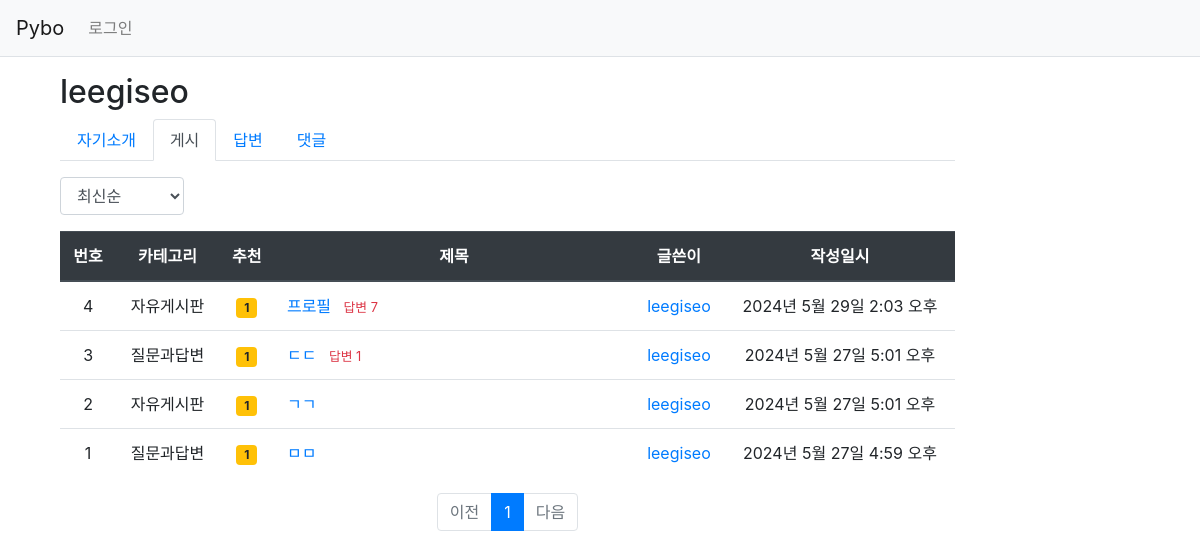
/pybo/profile/question/leegiseo/, run on the app's committed database.
### pybo/models.py (models this page shows, shortened)
class Question(models.Model):
    author = models.ForeignKey(User, on_delete=models.CASCADE, related_name='author_question')
    category = models.ForeignKey(Category, on_delete=models.CASCADE, related_name='category_question', default=1)
    subject = models.CharField(max_length=200)
    content = models.TextField()
    create_date = models.DateTimeField()
    modify_date = models.DateTimeField(null=True, blank=True)
    voter = models.ManyToManyField(User, related_name='voter_question')

class Category(models.Model):
    name = models.CharField(max_length=100, unique=True)
    def __str__(self):
        return self.name

### pybo/views/profile_views.py (the view)
# urls.py: path('profile/question/<str:username>/', profile_views.profile_question, name='profile_question'),
def profile_question(request, username):
    profile_user = get_object_or_404(User, username=username)
    page = request.GET.get('page', '1')  # 페이지
    so = request.GET.get('so', 'recent')  # 정렬기준
    question_list = Question.objects.filter(author=profile_user)
    if so == 'recommend':
        question_list = question_list.annotate(num_voter=Count('voter')).order_by('-num_voter', '-create_date')
    elif so == 'popular':
        question_list = question_list.annotate(num_answer=Count('answer')).order_by('-num_answer', '-create_date')
    else:  # recent
        question_list = question_list.order_by('-create_date')
    paginator = Paginator(question_list, 10)  # 페이지당 10개씩 보여주기
    page_obj = paginator.get_page(page)
    context = {'profile_user': profile_user, 'question_list': page_obj, 'page': page, 'so': so}
    return render(request, 'pybo/profile_question.html', context)

### pybo/templatetags/pybo_filter.py (called while the page is built)
@register.filter
def sub(value, arg):
    return value - arg

### templates/pybo/profile_question.html (shortened to what this page needs)
{% extends 'base.html' %}
{% load pybo_filter %}
{% block content %}
<div class="container my-3 d-flex">
    <div class="col-10 flex-grow-1">
        <h2>{{ profile_user.username }}</h2>
        <ul class="nav nav-tabs">
            <li class="nav-item">
                <a class="nav-link " href="{% url 'pybo:profile_introduction' username=profile_user.username %}">자기소개</a>
            </li>
            <li class="nav-item">
                <a class="nav-link active" href="{% url 'pybo:profile_question' username=profile_user.username %}">게시</a>
            </li>
            <li class="nav-item">
                <a class="nav-link " href="{% url 'pybo:profile_answer' username=profile_user.username %}">답변</a>
            </li>
            <li class="nav-item">
                <a class="nav-link " href="{% url 'pybo:profile_comment' username=profile_user.username %}">댓글</a>
            </li>
        </ul>
        <div class="row justify-content-between my-3">
            <div class="col-2">
                <select class="form-control so">
                    <option value="recent" {% if so == 'recent' %}selected{% endif %}>최신순</option>
                </select>
            </div>
        </div>
        <table class="table">
            <thead>
            <tr class="text-center thead-dark">
                <th>번호</th>
                <th >카테고리</th>
                <th>추천</th>
                <th style="width:40%">제목</th>
                <th>글쓴이</th>
                <th>작성일시</th>
            </tr>
            </thead>
            <tbody>
            {% if question_list %}
            {% for question in question_list %}
            <tr class="text-center">
                <td>
                    {{ question_list.paginator.count|sub:question_list.start_index|sub:forloop.counter0|add:1 }}
                </td>
                <td>
                    {{ question.category }}
                </td>
                <td>
                    {% if question.voter.all.count > 0 %}
                    <span class="badge badge-warning px-2 py-1">{{ question.voter.all.count }}</span>
                    {% endif %}
                </td>
                <td class="text-left">
                    <a href="{% url 'pybo:detail' question.id %}">{{ question.subject }}</a>
                    {% if question.answer_set.count > 0 %}
                    <span class="text-danger small ml-2">답변 {{ question.answer_set.count }}</span>
                    {% endif %}
                </td>
                <td>
                    <a href="{% url 'pybo:profile_question' question.author.username %}">{{ question.author.username }}</a>
                </td>
                <td>{{ question.create_date }}</td>
            </tr>
            {% endfor %}
            {% else %}
            <tr>
                <td colspan="3">질문이 없습니다.</td>
            </tr>
            {% endif %}
            </tbody>
        </table>
        <ul class="pagination justify-content-center">
            {% if question_list.has_previous %}
            <li class="page-item">
                <a class="page-link" data-page="{{ question_list.previous_page_number }}" href="#">이전</a>
            </li>
            {% else %}
            <li class="page-item disabled">
                <a class="page-link" tabindex="-1" aria-disabled="true" href="#">이전</a>
            </li>
            {% endif %}
            {% for page_number in question_list.paginator.page_range %}
            {% if page_number >= question_list.number|add:-5 and page_number <= question_list.number|add:5 %}
                {% if page_number == question_list.number %}
                <li class="page-item active" aria-current="page">
                    <a class="page-link" data-page="{{ page_number }}" href="#">{{ page_number }}</a>
                </li>
                {% else %}
                <li class="page-item">
                    <a class="page-link" data-page="{{ page_number }}" href="#">{{ page_number }}</a>
                </li>
                {% endif %}
            {% endif %}
            {% endfor %}
            {% if question_list.has_next %}
            <li class="page-item">
                <a class="page-link" data-page="{{ question_list.next_page_number }}" href="#">다음</a>
            </li>
            {% else %}
            <li class="page-item disabled">
                <a class="page-link" tabindex="-1" aria-disabled="true" href="#">다음</a>
            </li>
            {% endif %}
        </ul>
    </div>
</div>
{% endblock %}

### data on the page
Question: paginator.count|sub "4", category "자유게시판", voter.all.count "1", subject "프로필", answer_set.count "7", author.username "leegiseo", create_date "2024년 5월 29일 2:03 오후"
Question: paginator.count|sub "3", category "질문과답변", voter.all.count "1", subject "ㄷㄷ", answer_set.count "1", author.username "leegiseo", create_date "2024년 5월 27일 5:01 오후"
Question: paginator.count|sub "2", category "자유게시판", voter.all.count "1", subject "ㄱㄱ", author.username "leegiseo", create_date "2024년 5월 27일 5:01 오후"
Question: paginator.count|sub "1", category "질문과답변", voter.all.count "1", subject "ㅁㅁ", author.username "leegiseo", create_date "2024년 5월 27일 4:59 오후"

### other printed values
{{ profile_user.username }} "leegiseo"
{{ page_number }} "1"
